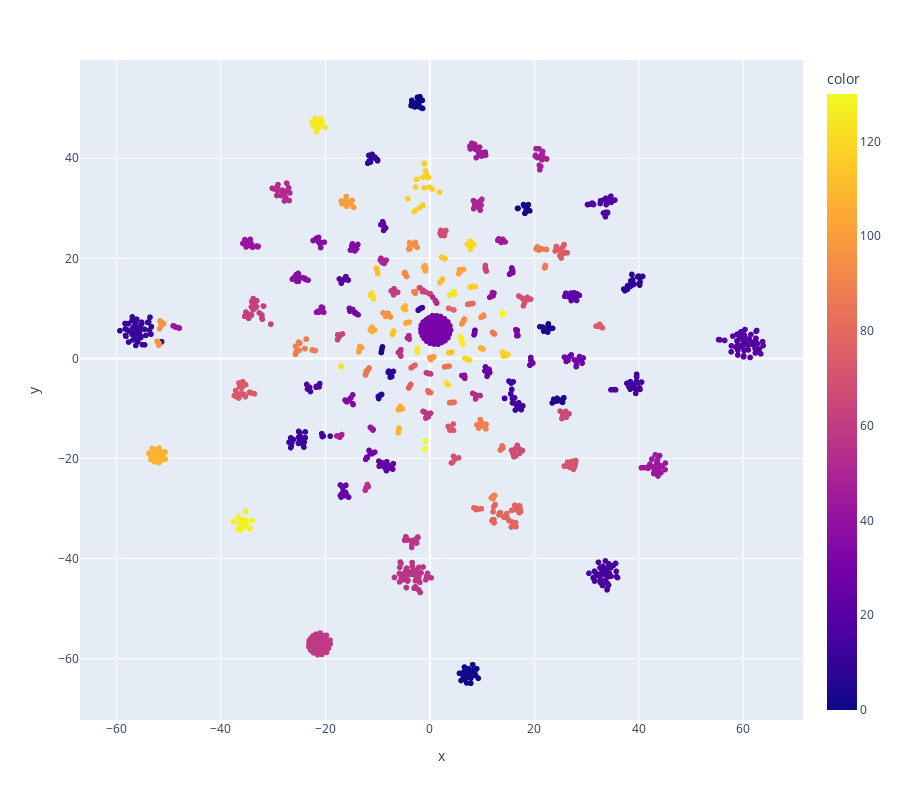

Notebook code for this chart:
### Code cell
import plotly.express as px
    
fig = px.scatter(tfidf, x=x, y=y, color = km.labels_, size_max=60)

fig.update_layout(
     height=800)
fig.show()

### Figure 1 — Plotly figure (JSON) as saved in the notebook; plotly's stock layout.template omitted (floating-point values rounded to 4 significant figures; data arrays with more than 128 entries replaced by an {"elided": "..."} marker saying what was removed)
{"data": [{"hovertemplate": "x=%{x}<br>y=%{y}<br>color=%{marker.color}<extra></extra>", "legendgroup": "", "marker": {"color": {"elided": "1489 int values"}, "coloraxis": "coloraxis", "symbol": "circle"}, "mode": "markers", "name": "", "showlegend": false, "type": "scattergl", "x": {"elided": "1489 float values"}, "xaxis": "x", "y": {"elided": "1489 float values"}, "yaxis": "y"}], "layout": {"coloraxis": {"colorbar": {"title": {"text": "color"}}, "colorscale": [[0, "#0d0887"], [0.1111, "#46039f"], [0.2222, "#7201a8"], [0.3333, "#9c179e"], [0.4444, "#bd3786"], [0.5556, "#d8576b"], [0.6667, "#ed7953"], [0.7778, "#fb9f3a"], [0.8889, "#fdca26"], [1, "#f0f921"]]}, "height": 800, "legend": {"tracegroupgap": 0}, "margin": {"t": 60}, "xaxis": {"anchor": "y", "domain": [0, 1], "title": {"text": "x"}}, "yaxis": {"anchor": "x", "domain": [0, 1], "title": {"text": "y"}}}}
